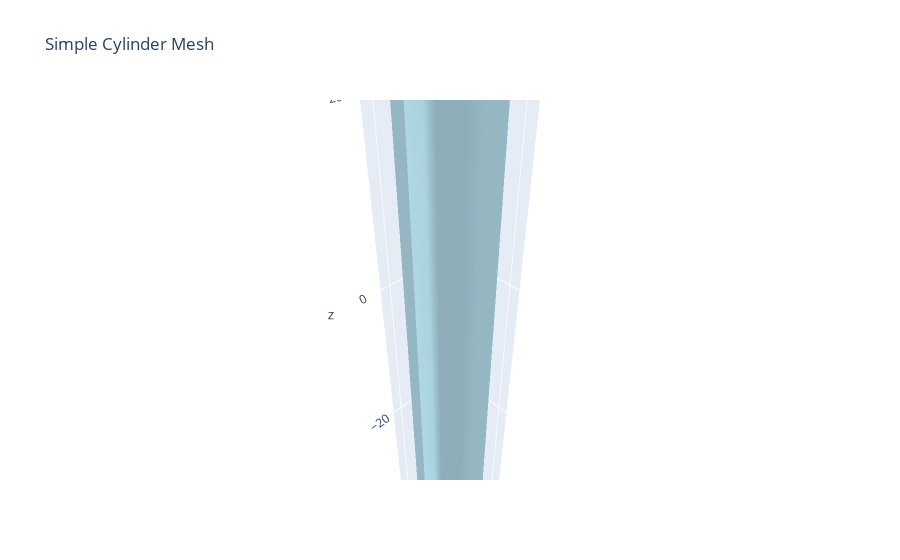

Notebook cell for this chart:
### Markdown cell above
## 3D Visualization

### Code cell
# Visualize the cylinder
cylinder.visualize_mesh_3d(
    title="Simple Cylinder Mesh",
    color="lightblue"
)

### Figure 1 — Plotly figure (JSON) as saved in the notebook; plotly's stock layout.template omitted (floating-point values rounded to 4 significant figures)
{"data": [{"color": "lightblue", "i": [1, 1, 2, 2, 4, 4, 5, 5, 6, 6, 7, 7, 8, 8, 9, 9, 10, 10, 11, 11, 12, 12, 13, 13, 14, 14, 15, 15, 16, 16, 17, 17, 18, 18, 19, 19, 20, 20, 21, 21, 22, 22, 23, 23, 24, 24, 25, 25, 26, 26, 27, 27, 28, 28, 29, 29, 30, 30, 31, 31, 32, 32, 33, 33], "j": [0, 4, 4, 5, 0, 6, 6, 7, 0, 8, 8, 9, 0, 10, 10, 11, 0, 12, 12, 13, 0, 14, 14, 15, 0, 16, 16, 17, 0, 18, 18, 19, 0, 20, 20, 21, 0, 22, 22, 23, 0, 24, 24, 25, 0, 26, 26, 27, 0, 28, 28, 29, 0, 30, 30, 31, 0, 32, 32, 33, 0, 1, 1, 2], "k": [4, 2, 5, 3, 6, 5, 7, 3, 8, 7, 9, 3, 10, 9, 11, 3, 12, 11, 13, 3, 14, 13, 15, 3, 16, 15, 17, 3, 18, 17, 19, 3, 20, 19, 21, 3, 22, 21, 23, 3, 24, 23, 25, 3, 26, 25, 27, 3, 28, 27, 29, 3, 30, 29, 31, 3, 32, 31, 33, 3, 1, 33, 2, 3], "name": "Mesh", "opacity": 0.8, "type": "mesh3d", "x": [0.0, 5.0, 5.0, 0.0, 4.619, 4.619, 3.536, 3.536, 1.913, 1.913, 3.062e-16, 3.062e-16, -1.913, -1.913, -3.536, -3.536, -4.619, -4.619, -5.0, -5.0, -4.619, -4.619, -3.536, -3.536, -1.913, -1.913, -9.185e-16, -9.185e-16, 1.913, 1.913, 3.536, 3.536, 4.619, 4.619], "y": [0.0, 0.0, 0.0, 0.0, 1.913, 1.913, 3.536, 3.536, 4.619, 4.619, 5.0, 5.0, 4.619, 4.619, 3.536, 3.536, 1.913, 1.913, 6.123e-16, 6.123e-16, -1.913, -1.913, -3.536, -3.536, -4.619, -4.619, -5.0, -5.0, -4.619, -4.619, -3.536, -3.536, -1.913, -1.913], "z": [-50.0, -50.0, 50.0, 50.0, -50.0, 50.0, -50.0, 50.0, -50.0, 50.0, -50.0, 50.0, -50.0, 50.0, -50.0, 50.0, -50.0, 50.0, -50.0, 50.0, -50.0, 50.0, -50.0, 50.0, -50.0, 50.0, -50.0, 50.0, -50.0, 50.0, -50.0, 50.0, -50.0, 50.0]}], "layout": {"scene": {"aspectmode": "data", "xaxis": {"visible": true}, "yaxis": {"visible": true}, "zaxis": {"visible": true}}, "title": {"text": "Simple Cylinder Mesh"}}}
